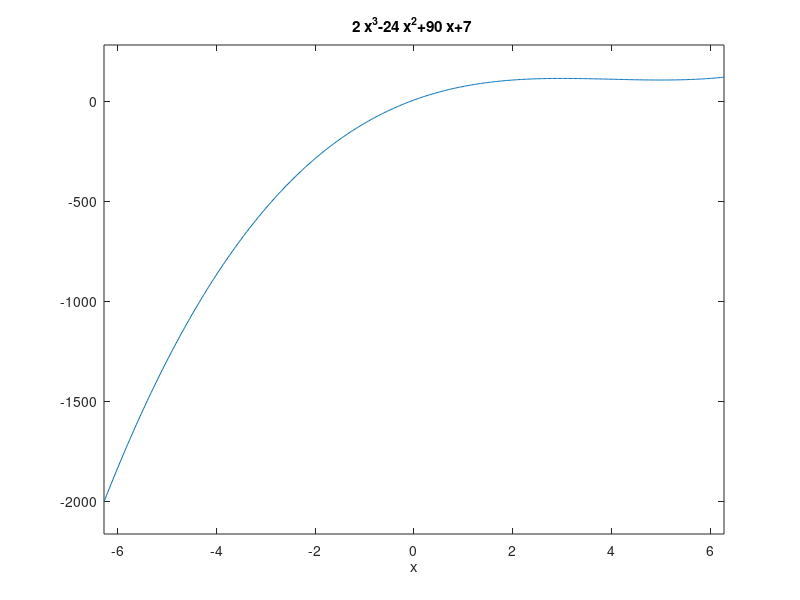

This chart was generated by the following MATLAB code:
figure;
ezplot('2*x^3-24*x^2+90*x+7 ')
return

figure;
ezplot('- x - 7*y - 4  ')
hold on
ezplot('x + 2*y + 4 ') 
hold on
ezplot('(9*y)/5 - x + 5  ')
hold on
ezplot('0*x + y + 5  ') 
hold on

return


figure;
ezplot('- x - 7*y - 4  ')
hold on
ezplot('x +7*y - 10  ')
hold on
ezplot('x + 2*y + 4 ') 
hold on
return


% - s1 - 7*s2 - 4 <= 0 
% s1 + 7*s2 - 10 <= 0 
% s1 + 2*s2 + 4 <= 0 
% 
% s1 + 7*s2 + 4 <= 0 
% s1 - (9*s2)/5 - 5 <= 0 
% - s2 - 5 <= 0 
% s1 + 2*s2 + 4 <= 0 

figure;
ezplot('- x - 7*y - 4  ')
hold on
ezplot('(9*y)/5 - x + 5  ')
hold on
ezplot('56*y-48*x-4*x*y-x^2-4*y^2+184') 
hold on
ezplot('x + 2*y - 4 ') 
hold on
ezplot('x + 2*y + 4 ') 
hold on
return




figure;
ezplot('- x - 7*y - 4  ')
hold on
ezplot('148*x - 196*y + (x + 7*y)^2 - 684 ')
hold on
ezplot('(9*y)/5 - x + 5  ')
hold on
ezplot('56*y-48*x-4*x*y-x^2-4*y^2+184') 
hold on
ezplot('x + 2*y - 4 ') 
hold on
return

figure;
ezplot('- x - 7*y - 4  ')
hold on
ezplot('x + 2*y + 4 ') 
hold on
ezplot('56*y-48*x-4*x*y-x^2-4*y^2+184') 
hold on
ezplot('x + 2*y - 4 ') 
hold on

return

figure;
ezplot('- x - 7*y - 4  ')
hold on
ezplot('(9*y)/5 - x + 5  ')
hold on
ezplot('x + 2*y + 4 ') 
hold on
ezplot('x + 2*y - 4 ') 
hold on
return


figure;
ezplot('- x - 7*y - 4  ')
hold on
ezplot('148*x - 196*y + (x + 7*y)^2 - 684 ')
hold on
ezplot('(9*y)/5 - x + 5  ')
hold on
X = [3.1591,3.1591,3.0591,3.2591,3.0591,3.2591];
Y = [-1.1227,-0.9227,-1.0227,-1.0227,-0.5381,-1.5073];
plot(X,Y);
hold on;

return
figure;
X = [-5,-5,1,0,-5,-5,1];
Y = [5,-4,3,-4,-4,5,3];

plot(X,Y);
hold on;
xlim([-6, 4]); % Set x-axis range from 0 to 6
ylim([-5, 6]); % Set y-axis range from 0 to 6

return
X = [1,0,2,2,1];
Y = [3,-4,0,1,3];
plot(X,Y);
hold on;

return
%d(1)=domain([-5,-4;0,-4;1,3;-5,5],x,y); 
 %           d(2)=domain([0,-4;2,0;2,1;1,3],x,y); 

figure;

hold on

ezplot('0*x + y + 5  ') 
hold on


ezplot('9*y/5-x+5')
hold on
return


figure;
ezplot('x + 0*y + 4 ') 
hold on
f = ezplot('- x/sqrt(2) - y - 7.824 ') 
set(f, 'Color', 'r');

hold on

ezplot('0*x + y + 5  ') 
hold on


ezplot('9*y/5-x+5')
hold on
return



ezplot('x + y + 2')

%ezplot('x + 2*y + 4 <= 0') 
hold on
ezplot('x + 0*y + 1 ') 
hold on
ezplot('0*x + y + 1 ') 
hold on
ezplot('2* x + y + 2')

%ezplot('x + 2*y + 4 <= 0') 
hold on
%ezplot('x + 7*y - 46 <= 0') 
%hold on
return
figure;
ezplot('1-5/2*y-x  ')
hold on
ezplot('- x - 2*y - 4 ')
hold on
ezplot('x - 2*y +44  ')
hold on
return





ezplot('(9*y)/5 - x + 5 ')
hold on
return

x = sym('x')
y = sym('y')
subs(4 - 2*y - x,[x,y],[-20,13])
subs(x-2*y+44,[x,y],[-20,13])
return

figure;
ezplot('8*x+24*y-(x+2*y)^2-32 ')
hold on
ezplot('x + (5*y)/2 - 1 ')
hold on
return



ezplot('4 - 2*y - x ')
 hold on
 ezplot('-x -2* y - 4 ') 
 hold on
ezplot('2*y-x-15 ')
hold on



return

%X = [-5,0,-5,-5];
%Y = [-4,-4,5,-4];
% X = [-5,0,1,-5];
% Y = [5,-4,3,5];
 X = [-5,-5,0,1,-5];
 Y = [5,-4,-4,3,5];

plot(X,Y);
xlim([-6, 2]); % Set x-axis range from 0 to 6
ylim([-5, 6]); % Set y-axis range from 0 to 6
return
ezplot('(9*y)/5 - x + 5 ')
hold on
%ezplot('x + 7*y - 10 ')
%hold on

ezplot('- x - 7*y - 4 ')
hold on
return

ezplot('148*x - 196*y + (x + 7*y)^2 - 684 ')
hold on
ezplot('y/3 - x + 14/3 ')
hold on

s2/3 - s1 + 14/3
return



ezplot('- y - 4 +0*x ')
hold on
ezplot('x + (5*y)/9 + 20/9 ')
hold on
ezplot('x + 3*y - 10 ')
hold on
ezplot('x - (6*y)/7 + 11/7  ')
hold on
ezplot('x - y/7 - 4/7')
hold on
ezplot('- x - 5 +0*y')
hold on
%return
%ezplot('-x + y ')
hold on
return
ezplot('-x -3 + y ')
hold on
ezplot('-x^2 +1 +  y ')
hold on
ezplot('-x^2 -1 + y ')
hold on
return
ezplot('x + y ')
hold on
ezplot('(5*y)/4 - x + 25/4')
hold on
ezplot('- x - (3*y)/2 - 3/2')
hold on
ezplot('27*x - (51*y)/2 + (x + (3*y)/2)^2 - 591/4 ')
hold on
ezplot('(9*y)/2 - 3*x + (x + (3*y)/2)^2 + 9/4')
hold on
return


(9*y)/2 - 3*x + (x + (3*y)/2)^2 + 9/4 <= 0 


ezplot('x+y-1')
hold on
ezplot('-x-y')
hold on
ezplot('y/3 - x - 1/6')
hold on
ezplot('x - (5*y)/4 - 25/4')
hold on
ezplot('(x + y)^2 - 8*x ')

hold on
ezplot('7*x - 5*y - 25')
hold on

return
ezplot('x + y - 1  ')
hold on
ezplot('- x - y  ')

hold on
ezplot('x - y/3 + 1/6 ')
hold on
ezplot('y - x - 1  ')
hold on
ezplot('(x + y)^2 - 8*x  ')
hold on
ezplot('18*y - 18*x - (x + y)^2 + 99  ')


hold on
return



return
%ezplot('-y')
%ezplot("-y")
%hold on
ezplot('log(abs(x))/log(exp(1))')
return
ezplot('x^2*(ln(abs(y)+0.5))'  )
return
%ezplot('exp(-x^2)',[-1,1]  )
%ezplot('sin(x)' ,[-1,1] )
ezplot('abs(x*y)'  )

hold on

%ezplot('x - 1' ) 
%hold on
ezplot('x - y'  )

hold on
ezplot('(2*y)/3 - x - 1') 
hold on
ezplot('- x - (2*y)/3' )
hold on
ezplot('6^(1/2)/4 - (6^(1/2)*x)/2 - y + 7/8'  )
hold on
ezplot('y + (6^(1/2)*x)/2 - 3/8' )
hold on
return
ezplot("x - y")
hold on

ezplot("-3*x + 2*y -3")
hold on
ezplot("x + y")
hold on
ezplot("x + y-2")
hold on
ezplot("x + 3*y/2+3/2")
hold on
ezplot("x + 3*y/2-9/2")
hold on
return
ezplot("3*x + 2*y")
hold on
return
ezplot('s2/2 - s1/2 - (s1 + s2)^2/36 + 11/4')
hold on
ezplot('(27*s1)/44 - (51*s2)/88 + (s1 + (3*s2)/2)^2/44 - 591/176')
hold on
return

(27*s1)/44 - (51*s2)/88 + (s1 + (3*s2)/2)^2/44 - 591/176 
s2/2 - s1/2 - (s1 + s2)^2/36 + 11/4 
(51*s2)/88 - (27*s1)/44 - (s1 + (3*s2)/2)^2/44 + 591/176 <= 0

%ezplot('x-y-2')
%hold on
%ezplot('-x+y')
%hold on
ezplot('8*x-(x+y)^2')
hold on
ezplot("x-y+1")
%ezplot("y-1")
hold on
ezplot("y+x-2")
hold on
ezplot("y+x")
hold on
